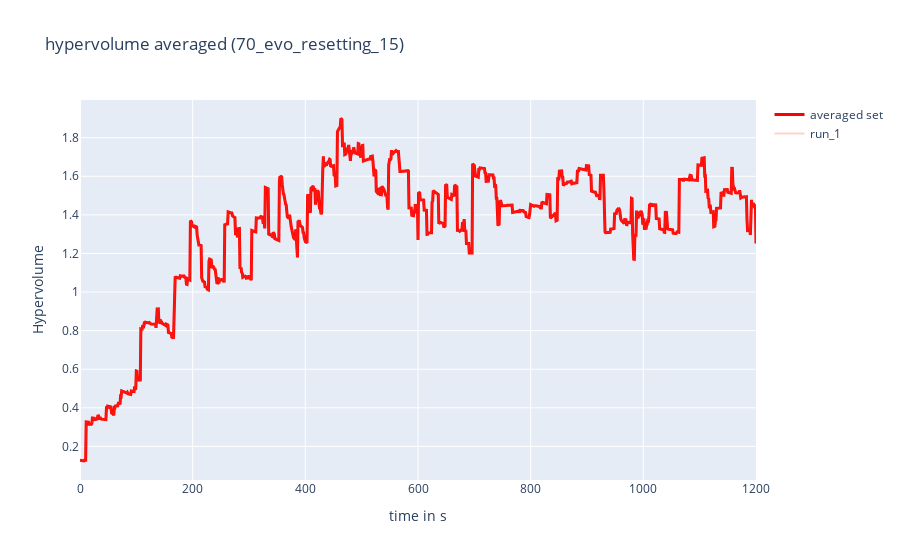
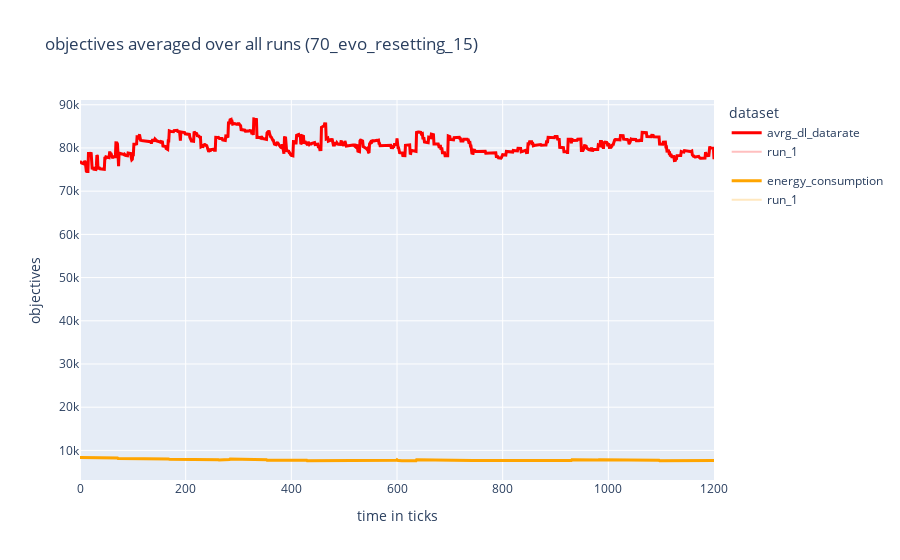
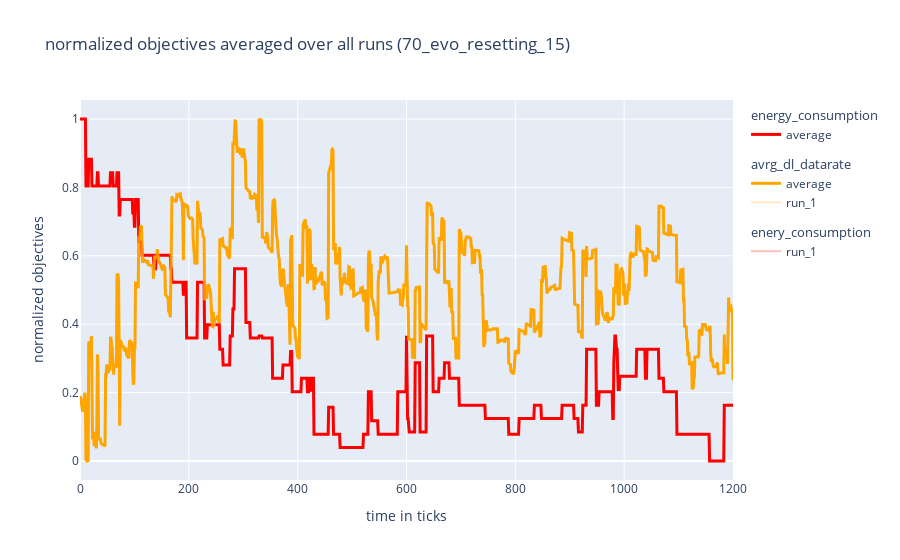

Notebook code cell kept with these figures, in order:
### Code cell
##################
# plots for single experiment which is defined in above cell
##################

## hyper volume plot

fig1 = go.Figure()
fig1.update_layout(
    title=f"hypervolume averaged ({configuration_name})",
    xaxis_title="time in s",
    yaxis_title="Hypervolume")

## add averaged values
fig1.add_trace(
    go.Scatter(
        x=time_and_frames_list[:, 1],
        y=hypervolume_avrg_list,
        mode='lines',
        name= "averaged set",
        line={"width": 3, "color": "red"}
        ))

## add run values
for index, value in enumerate(hypervolume_list):
    fig1.add_trace(
        go.Scatter(
            x=time_and_frames_list[:, 1],
            y=value,
            mode='lines',
            name= f"run_{str(index+1)}",
            opacity=0.25
        ))


## objective volume plot
fig2 = go.Figure()

fig2.update_layout(
    title= f"objectives averaged over all runs ({configuration_name})",
    xaxis_title="time in ticks",
    yaxis_title="objectives",
    legend_title="dataset",
    )

fig2.add_trace(
        go.Scatter(
            x=time_and_frames_list[:, 1],
            y=objective_1_avrg_list,
            name="avrg_dl_datarate" ,
            mode='lines',
            line={"width": 3, "color": "red"},
            legendgroup="1"
        ))
fig2.add_trace(
        go.Scatter(
            x=time_and_frames_list[:, 1],
            y=objective_2_avrg_list,
            name="energy_consumption",
            mode='lines',
            line={"width": 3, "color": "orange"},
            legendgroup="2"
        ))
for index, _ in enumerate(objective_1_list):
    fig2.add_trace(
        go.Scatter(
            x=time_and_frames_list[:, 1],
            y=objective_1_list[index],
            name="run" + "_" +str(index+1),
            mode='lines',
            line={"color": "red"},
            opacity=0.25,
            legendgroup="1"
        ))
    fig2.add_trace(
        go.Scatter(
            x=time_and_frames_list[:, 1],
            y=objective_2_list[index],
            name="run" + "_"+ str(index+1),
            mode='lines',
             line={"color": "orange"},
             opacity=0.25,
             legendgroup="2"
        ))


## normalized objective plot
fig3 = go.Figure()

fig3.update_layout(
    title= f"normalized objectives averaged over all runs ({configuration_name})",
    xaxis_title="time in ticks",
    yaxis_title="normalized objectives")

fig3.add_trace(
        go.Scatter(
            x=time_and_frames_list[:, 1],
            y=objective_2_normalized_avrg_list,
            name="average" ,
            mode='lines',
            line={"width": 3, "color": "red"},
            legendgroup="energy_consumption",
            legendgrouptitle_text="energy_consumption"
        ))
fig3.add_trace(
        go.Scatter(
            x=time_and_frames_list[:, 1],
            y=objective_1_normalized_avrg_list,
            name="average",
            mode='lines',
            line={"width": 3, "color": "orange"},
            legendgroup="avrg_dl_datarate",
            legendgrouptitle_text="avrg_dl_datarate"
        ),)
for index, _ in enumerate(objective_1_list):
    fig3.add_trace(
        go.Scatter(
            x=time_and_frames_list[:, 1],
            y=objective_2_normalized_list[index],
            name="run" + "_" +str(index+1),
            mode='lines',
            line={"color": "red"},
            opacity=0.25,
            legendgroup="enery_consumption",
            legendgrouptitle_text="enery_consumption"
        ))
    fig3.add_trace(
        go.Scatter(
            x=time_and_frames_list[:, 1],
            y=objective_1_normalized_list[index],
            name="run" + "_"+ str(index+1),
            mode='lines',
            line={"color": "orange"},
            opacity=0.25,
            legendgroup="avrg_dl_datarate",
            legendgrouptitle_text="avrg_dl_datarate"
        ))

fig1.show()
fig2.show()
fig3.show()

### Figure 1 — Plotly figure (JSON) as saved in the notebook; plotly's stock layout.template omitted (floating-point values rounded to 4 significant figures; data arrays with more than 128 entries replaced by an {"elided": "..."} marker saying what was removed)
{"data": [{"line": {"color": "red", "width": 3}, "mode": "lines", "name": "averaged set", "type": "scatter", "x": {"elided": "1201 int values"}, "y": {"elided": "1201 float values"}}, {"mode": "lines", "name": "run_1", "opacity": 0.25, "type": "scatter", "x": {"elided": "1201 int values"}, "y": {"elided": "1201 float values"}}], "layout": {"title": {"text": "hypervolume averaged (70_evo_resetting_15)"}, "xaxis": {"title": {"text": "time in s"}}, "yaxis": {"title": {"text": "Hypervolume"}}}}

### Figure 2 — Plotly figure (JSON) as saved in the notebook; plotly's stock layout.template omitted (floating-point values rounded to 4 significant figures; data arrays with more than 128 entries replaced by an {"elided": "..."} marker saying what was removed)
{"data": [{"legendgroup": "1", "line": {"color": "red", "width": 3}, "mode": "lines", "name": "avrg_dl_datarate", "type": "scatter", "x": {"elided": "1201 int values"}, "y": {"elided": "1201 float values"}}, {"legendgroup": "2", "line": {"color": "orange", "width": 3}, "mode": "lines", "name": "energy_consumption", "type": "scatter", "x": {"elided": "1201 int values"}, "y": {"elided": "1201 float values"}}, {"legendgroup": "1", "line": {"color": "red"}, "mode": "lines", "name": "run_1", "opacity": 0.25, "type": "scatter", "x": {"elided": "1201 int values"}, "y": {"elided": "1201 float values"}}, {"legendgroup": "2", "line": {"color": "orange"}, "mode": "lines", "name": "run_1", "opacity": 0.25, "type": "scatter", "x": {"elided": "1201 int values"}, "y": {"elided": "1201 float values"}}], "layout": {"legend": {"title": {"text": "dataset"}}, "title": {"text": "objectives averaged over all runs (70_evo_resetting_15)"}, "xaxis": {"title": {"text": "time in ticks"}}, "yaxis": {"title": {"text": "objectives"}}}}

### Figure 3 — Plotly figure (JSON) as saved in the notebook; plotly's stock layout.template omitted (floating-point values rounded to 4 significant figures; data arrays with more than 128 entries replaced by an {"elided": "..."} marker saying what was removed)
{"data": [{"legendgroup": "energy_consumption", "legendgrouptitle": {"text": "energy_consumption"}, "line": {"color": "red", "width": 3}, "mode": "lines", "name": "average", "type": "scatter", "x": {"elided": "1201 int values"}, "y": {"elided": "1201 float values"}}, {"legendgroup": "avrg_dl_datarate", "legendgrouptitle": {"text": "avrg_dl_datarate"}, "line": {"color": "orange", "width": 3}, "mode": "lines", "name": "average", "type": "scatter", "x": {"elided": "1201 int values"}, "y": {"elided": "1201 float values"}}, {"legendgroup": "enery_consumption", "legendgrouptitle": {"text": "enery_consumption"}, "line": {"color": "red"}, "mode": "lines", "name": "run_1", "opacity": 0.25, "type": "scatter", "x": {"elided": "1201 int values"}, "y": {"elided": "1201 float values"}}, {"legendgroup": "avrg_dl_datarate", "legendgrouptitle": {"text": "avrg_dl_datarate"}, "line": {"color": "orange"}, "mode": "lines", "name": "run_1", "opacity": 0.25, "type": "scatter", "x": {"elided": "1201 int values"}, "y": {"elided": "1201 float values"}}], "layout": {"title": {"text": "normalized objectives averaged over all runs (70_evo_resetting_15)"}, "xaxis": {"title": {"text": "time in ticks"}}, "yaxis": {"title": {"text": "normalized objectives"}}}}
